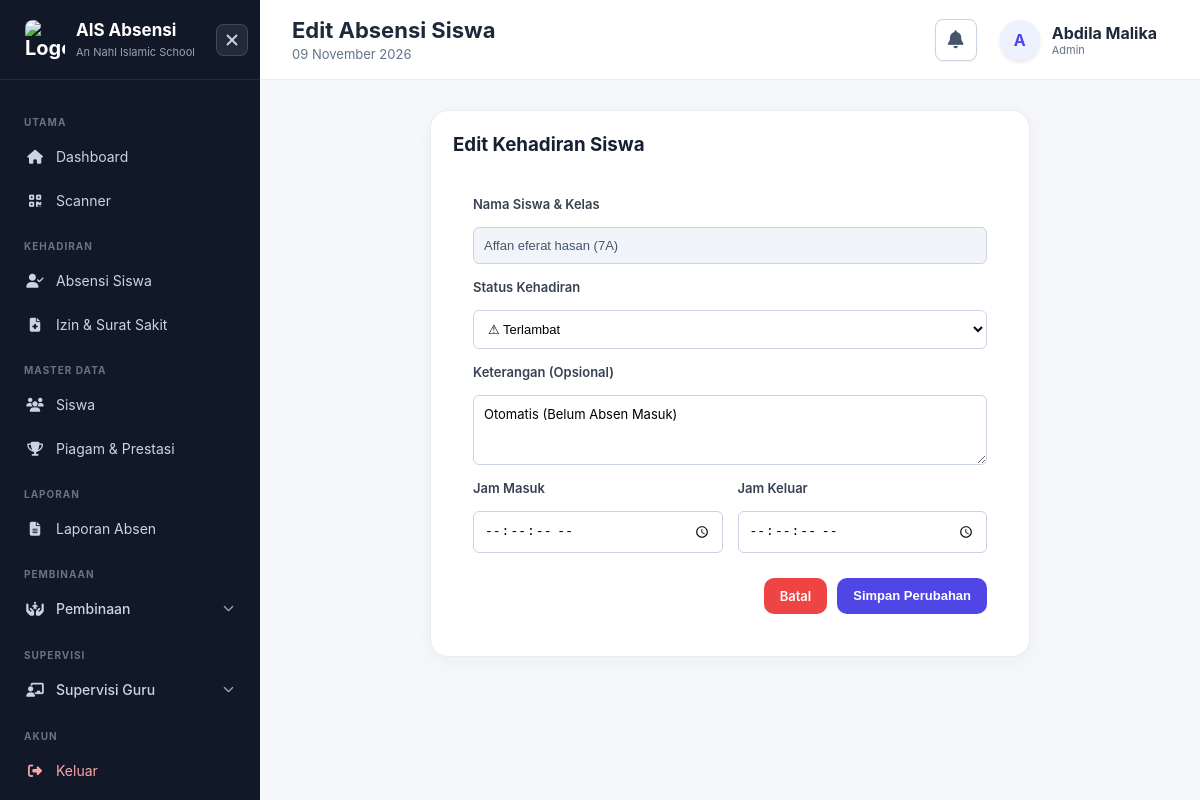
The app's page /attendance/edit_student.php?id=142 (signed in) with its own data.
### tables this page shows
CREATE TABLE `student_attendances` (
  `id` bigint unsigned NOT NULL AUTO_INCREMENT,
  `student_id` bigint unsigned NOT NULL,
  `enrollment_id` bigint unsigned NOT NULL,
  `activity_id` bigint unsigned NOT NULL,
  `attendance_date` date NOT NULL,
  `time_in` time DEFAULT NULL,
  `time_out` time DEFAULT NULL,
  `scan_code` varchar(100) DEFAULT NULL,
  `status` enum('tepat_waktu','terlambat','izin','sakit','alpha') NOT NULL,
  `keterangan` varchar(255) DEFAULT NULL,
  `scanned_by` bigint unsigned DEFAULT NULL,
  `created_at` timestamp NULL DEFAULT CURRENT_TIMESTAMP,
  PRIMARY KEY (`id`),
  UNIQUE KEY `unique_student_activity` (`student_id`,`activity_id`),
  KEY `enrollment_id` (`enrollment_id`),
  KEY `activity_id` (`activity_id`),
  KEY `scanned_by` (`scanned_by`),
  KEY `idx_student_date` (`student_id`,`attendance_date`),
  KEY `idx_attendance_status` (`status`),
  CONSTRAINT `student_attendances_ibfk_1` FOREIGN KEY (`student_id`) REFERENCES `students` (`id`),
  CONSTRAINT `student_attendances_ibfk_2` FOREIGN KEY (`enrollment_id`) REFERENCES `student_enrollments` (`id`),
  CONSTRAINT `student_attendances_ibfk_3` FOREIGN KEY (`activity_id`) REFERENCES `activities` (`id`),
  CONSTRAINT `student_attendances_ibfk_4` FOREIGN KEY (`scanned_by`) REFERENCES `users` (`id`) ON DELETE SET NULL
);

CREATE TABLE `students` (
  `id` bigint unsigned NOT NULL AUTO_INCREMENT,
  `name` varchar(255) NOT NULL,
  `nis` varchar(100) DEFAULT NULL,
  `nik` varchar(255) DEFAULT NULL,
  `parent_phone` varchar(50) DEFAULT NULL,
  `rfid_uid` varchar(50) DEFAULT NULL,
  `fingerprint_id` int unsigned DEFAULT NULL,
  `wa_notify` tinyint(1) NOT NULL DEFAULT '1',
  `photo` varchar(255) DEFAULT NULL,
  `created_at` timestamp NULL DEFAULT CURRENT_TIMESTAMP,
  `updated_at` timestamp NULL DEFAULT CURRENT_TIMESTAMP ON UPDATE CURRENT_TIMESTAMP,
  `deleted_at` timestamp NULL DEFAULT NULL,
  PRIMARY KEY (`id`),
  UNIQUE KEY `nis` (`nis`),
  UNIQUE KEY `nik` (`nik`),
  UNIQUE KEY `rfid_uid` (`rfid_uid`)
);

CREATE TABLE `class_groups` (
  `id` bigint unsigned NOT NULL AUTO_INCREMENT,
  `grade_id` int unsigned NOT NULL,
  `name` varchar(100) NOT NULL,
  `created_at` timestamp NULL DEFAULT CURRENT_TIMESTAMP,
  `updated_at` timestamp NULL DEFAULT CURRENT_TIMESTAMP ON UPDATE CURRENT_TIMESTAMP,
  PRIMARY KEY (`id`),
  UNIQUE KEY `unique_class_grade` (`grade_id`,`name`),
  CONSTRAINT `fk_class_grade` FOREIGN KEY (`grade_id`) REFERENCES `grades` (`id`)
);

### config/auth.php (called while the page is built, shortened)
<?php
require_once __DIR__ . '/../includes/functions.php';
if (!function_exists('currentUserId')) {
    function currentUserId()
    {
        return $_SESSION['user_id'] ?? null;
    }
}
if (!function_exists('currentRole')) {
    function currentRole()
    {
        return $_SESSION['role'] ?? null;
    }
}
            ?>

### includes/functions.php (called while the page is built, shortened)
<?php
if (!function_exists('getStudentAccessCondition')) {
    function getStudentAccessCondition($gradeAlias = 'g', $classAlias = 'cg') {
        $uid = currentUserId();
        return [
            'condition' => "(
                {$gradeAlias}.unit_id IN (SELECT unit_id FROM admin_unit_permissions WHERE user_id = ?)
                OR {$gradeAlias}.id IN (SELECT grade_id FROM admin_grade_permissions WHERE user_id = ?)
                OR {$classAlias}.id IN (SELECT class_group_id FROM admin_class_permissions WHERE user_id = ?)
                OR {$gradeAlias}.unit_id IN (SELECT unit_id FROM staff WHERE user_id = ? AND unit_id IS NOT NULL)
            )",
            'params' => [
                $uid,
                $uid,
                $uid,
                $uid
            ]
        ];
    }
}

### config/security.php (called while the page is built, shortened)
<?php
function e($value)
{
    return htmlspecialchars(
        $value ?? '',
        ENT_QUOTES,
        'UTF-8'
    );
}

### public/attendance/edit_student.php (the view, shortened to what this page needs)
<?php
require_once '../../config/database.php';
require_once '../../config/auth.php';
require_once '../../config/security.php';
require_once '../../includes/functions.php';
$currentRole = currentRole();
$id = (int)($_GET['id'] ?? 0);
$ksCanEditTime = false;
try {
    $stmtSet = $pdo->query("SELECT setting_value FROM system_settings WHERE setting_key = 'ks_edit_time'");
    $ksCanEditTime = ($stmtSet->fetchColumn() === '1');
} catch(Exception $e) {}
$canEditTime = in_array($currentRole, ['super_admin', 'admin']) || ($currentRole === 'kepala_sekolah' && $ksCanEditTime);
$access = getStudentAccessCondition('g', 'cg');
$params = [$id];
$params = array_merge($params, $access['params']);
$stmt = $pdo->prepare("
    SELECT sa.*, s.name, s.nis, cg.name AS class_name
    FROM student_attendances sa
    INNER JOIN students s ON s.id = sa.student_id
    INNER JOIN student_enrollments se ON se.id = sa.enrollment_id
    INNER JOIN class_groups cg ON cg.id = se.class_group_id
    INNER JOIN grades g ON g.id = cg.grade_id
    WHERE sa.id = ? AND {$access['condition']}
");
$stmt->execute($params);
$attendance = $stmt->fetch();
require '../../includes/header.php';
?>
<div class="card" style="max-width: 600px; margin: 0 auto;">
    <div class="card-header">
        <h3>Edit Kehadiran Siswa</h3>
    </div>
    <form method="POST" style="padding: 20px;">
        <div class="form-group" style="margin-bottom: 15px;">
            <label style="display:block; margin-bottom:8px; font-weight:600; color:#374151;">Nama Siswa & Kelas</label>
            <input type="text" value="<?= e($attendance['name']) ?> (<?= e($attendance['class_name']) ?>)" disabled style="width: 100%; padding: 10px; background:#f1f5f9; border: 1px solid #cbd5e1; border-radius: 6px; color: #475569;">
        </div>
        <div class="form-group" style="margin-bottom: 15px;">
            <label style="display:block; margin-bottom:8px; font-weight:600; color:#374151;">Status Kehadiran</label>
            <select name="status" required style="width: 100%; padding: 10px; border: 1px solid #cbd5e1; border-radius: 6px; background-color: #fff;">
                <option value="terlambat" <?= $attendance['status'] === 'terlambat' ? 'selected' : '' ?>>⚠ Terlambat</option>
            </select>
        </div>
        <div class="form-group" style="margin-bottom: 15px;">
            <label style="display:block; margin-bottom:8px; font-weight:600; color:#374151;">Keterangan (Opsional)</label>
            <textarea name="keterangan" rows="3" style="width: 100%; padding: 10px; border: 1px solid #cbd5e1; border-radius: 6px; font-family:inherit;" placeholder="Tulis alasan izin, sakit, atau catatan lainnya..."><?= e($attendance['keterangan'] ?? '') ?></textarea>
        </div>
        <?php if ($canEditTime): ?>
        <div style="display: grid; grid-template-columns: 1fr 1fr; gap: 15px; margin-bottom: 25px;">
            <div class="form-group">
                <label style="display:block; margin-bottom:8px; font-weight:600; color:#374151;">Jam Masuk</label>
                <input type="time" name="time_in" step="1" value="<?= e($attendance['time_in'] ?? '') ?>" style="width: 100%; padding: 10px; border: 1px solid #cbd5e1; border-radius: 6px;">
            </div>
            <div class="form-group">
                <label style="display:block; margin-bottom:8px; font-weight:600; color:#374151;">Jam Keluar</label>
                <input type="time" name="time_out" step="1" value="<?= e($attendance['time_out'] ?? '') ?>" style="width: 100%; padding: 10px; border: 1px solid #cbd5e1; border-radius: 6px;">
            </div>
        </div>
        <?php endif; ?>
        <div style="display:flex; justify-content: flex-end; gap:10px;">
            <a href="students.php" class="btn" style="background: #ef4444; color: white;">Batal</a>
            <button type="submit" class="btn btn-primary">Simpan Perubahan</button>
        </div>
    </form>
</div>
<?php require '../../includes/footer.php'; ?>

### assets/css/style.css (style rules this page uses)
* { box-sizing: border-box; }
:root { --primary: #4f46e5; --primary-dark: #3730a3; --bg: #f5f7fb; --card: #ffffff; --text: #172033; --muted: #7b8499; --border: #e8ebf2; --success: #16a34a; --danger: #dc2626; --warning: #d97706; --sidebar: #111827; }
body { margin: 0; font-family: Inter, Arial, sans-serif; background: var(--bg); color: var(--text); }
a { text-decoration: none; color: inherit; }
.card { background: white; border: 1px solid var(--border); border-radius: 18px; padding: 22px; box-shadow: 0 5px 20px rgba(15,23,42,.04); margin-bottom: 20px; }
.card-header { display: flex; justify-content: space-between; align-items: center; margin-bottom: 20px; }
.card-header h3 { margin: 0; }
.btn { display: inline-flex; align-items: center; justify-content: center; gap: 7px; padding: 10px 16px; border: 0; border-radius: 10px; cursor: pointer; font-size: 13px; font-weight: 600; }
.btn-primary { background: var(--primary); color: white; }
.form-group { display: flex; flex-direction: column; gap: 7px; }
label { font-size: 13px; font-weight: 600; }
input:not([type="checkbox"]):not([type="radio"]), select, textarea { width: 100%; padding: 12px 14px; border: 1px solid #dfe3eb; border-radius: 10px; outline: none; background: white; font-size: 13px; }

### records on screen
student_attendances: student.name "Affan eferat hasan (7A)", status "⚠ Terlambat", keterangan "Otomatis (Belum Absen Masuk)"

### other values on screen
$category "UTAMA"
$item['menu_name'] "Dashboard"
$item['menu_name'] "Scanner"
$category "KEHADIRAN"
$item['menu_name'] "Absensi Siswa"
$item['menu_name'] "Izin & Surat Sakit"
$category "MASTER DATA"
$item['menu_name'] "Siswa"
$item['menu_name'] "Piagam & Prestasi"
$category "LAPORAN"
$item['menu_name'] "Laporan Absen"
$category "PEMBINAAN"
$item['menu_name'] "Pembinaan"
$category "SUPERVISI"
$item['menu_name'] "Supervisi Guru"
